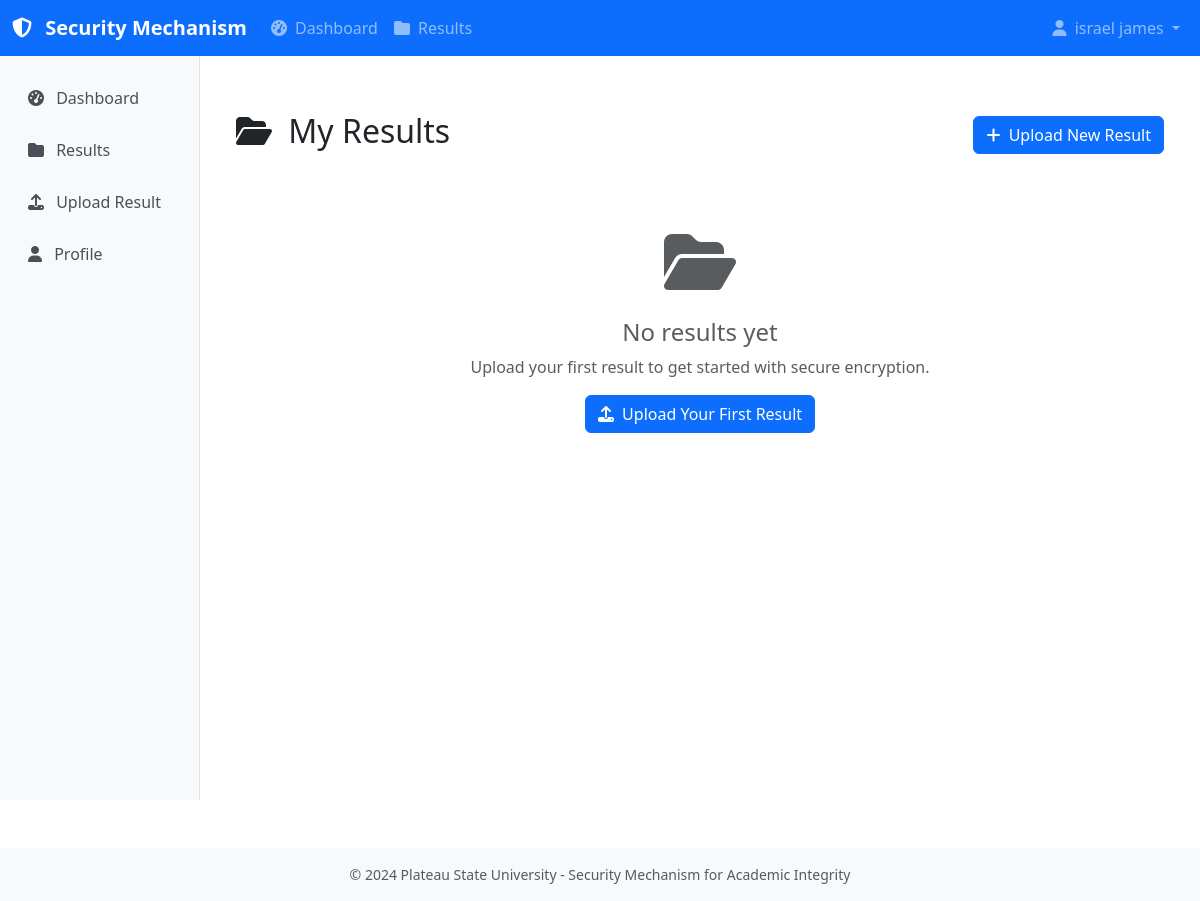
Before: /documents/ (signed in) with the older database file.
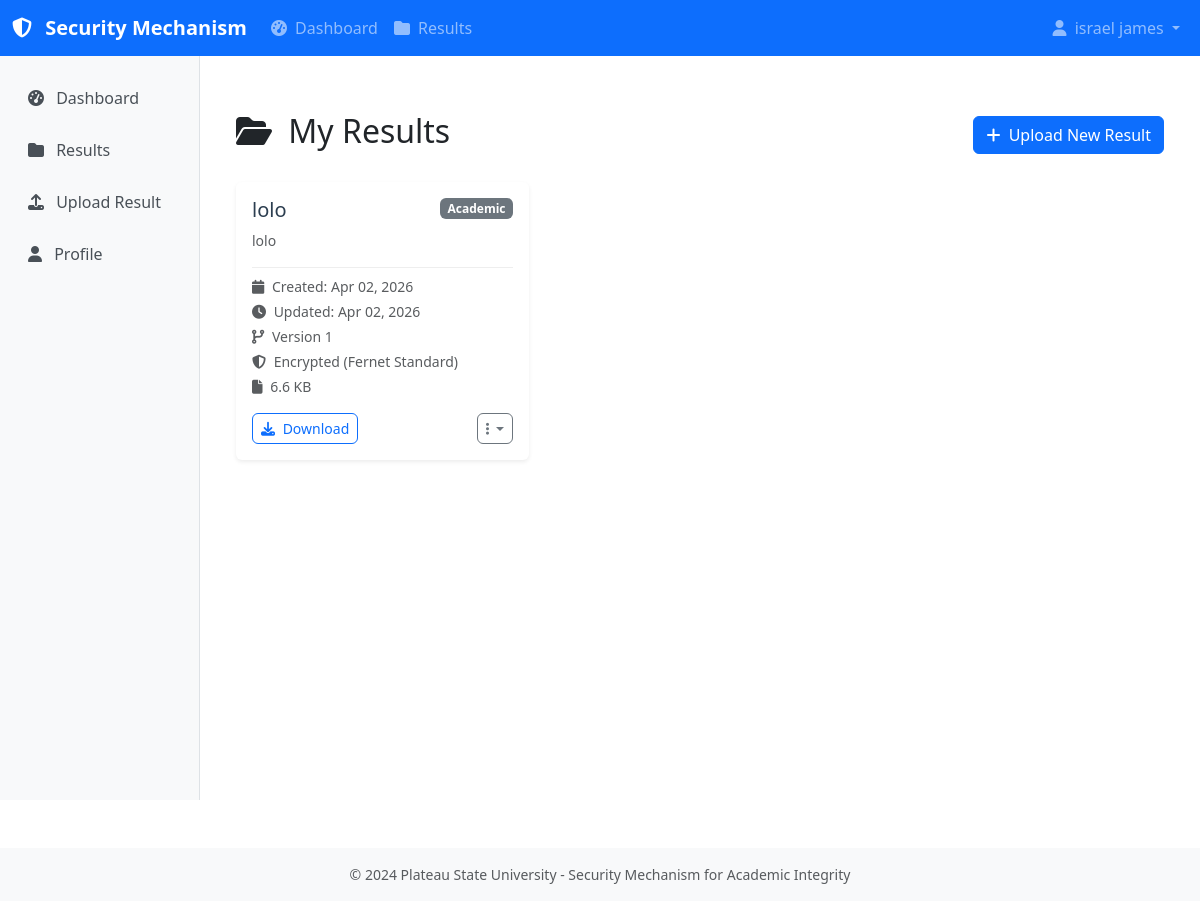
After: the same page with the newer database file.
### documents/models.py (models this page shows, shortened)
class Document(models.Model):
    CATEGORY_CHOICES = [
        ("academic", "Academic"),
        ("research", "Research"),
        ("personal", "Personal"),
        ("administrative", "Administrative"),
    ]
    title = models.CharField(max_length=255)
    description = models.TextField(blank=True)
    owner = models.ForeignKey(
        settings.AUTH_USER_MODEL,
        on_delete=models.CASCADE,
        related_name="documents",
    )
    category = models.CharField(
        max_length=50,
        choices=CATEGORY_CHOICES,
        default="academic",
    )
    encryption_key = models.ForeignKey(
        EncryptionKey,
        on_delete=models.PROTECT,
        null=True,
        blank=True,
        help_text="Encryption key used for this document"
    )
    is_deleted = models.BooleanField(default=False)
    deleted_at = models.DateTimeField(null=True, blank=True)
    created_at = models.DateTimeField(auto_now_add=True)
    updated_at = models.DateTimeField(auto_now=True)
    class Meta:
        ordering = ["-created_at"]
        indexes = [
            models.Index(fields=['owner', 'is_deleted']),
            models.Index(fields=['category', 'created_at']),
        ]
    def get_latest_version(self):
        return self.versions.order_by('-version_number').first()
    def get_file_size_display(self):
        latest_version = self.get_latest_version()
        if latest_version:
            size = latest_version.file_size
            for unit in ['B', 'KB', 'MB', 'GB']:
                if size < 1024:
                    return f"{size:.1f} {unit}"
                size /= 1024
            return f"{size:.1f} TB"
        return "N/A"

class DocumentVersion(models.Model):
    document = models.ForeignKey(
        Document,
        on_delete=models.CASCADE,
        related_name="versions",
    )
    version_number = models.PositiveIntegerField()
    encrypted_file = models.FileField(upload_to="documents/encrypted/")
    original_filename = models.CharField(max_length=255)
    checksum = models.CharField(max_length=128)
    file_size = models.PositiveBigIntegerField()
    integrity_check = models.ForeignKey(
        IntegrityCheck,
        on_delete=models.SET_NULL,
        null=True,
        blank=True,
        help_text="Integrity check result for this version"
    )
    created_at = models.DateTimeField(auto_now_add=True)
    class Meta:
        ordering = ["-version_number"]
        unique_together = ("document", "version_number")
        indexes = [
            models.Index(fields=['document', 'version_number']),
        ]

### encryption/models.py (models this page shows, shortened)
class EncryptionKey(models.Model):
    KEY_TYPES = [
        ('symmetric', 'Symmetric Key'),
        ('asymmetric_public', 'Asymmetric Public Key'),
        ('asymmetric_private', 'Asymmetric Private Key'),
    ]
    id = models.UUIDField(primary_key=True, default=uuid.uuid4, editable=False)
    algorithm = models.ForeignKey(EncryptionAlgorithm, on_delete=models.PROTECT)
    name = models.CharField(max_length=200)
    key_type = models.CharField(max_length=20, choices=KEY_TYPES, default='symmetric')
    key_data = models.TextField(help_text="Encrypted key data")
    salt = models.CharField(max_length=64, blank=True)
    iv = models.CharField(max_length=64, blank=True, help_text="Initialization vector")
    is_active = models.BooleanField(default=True)
    created_by = models.ForeignKey(User, on_delete=models.SET_NULL, null=True)
    created_at = models.DateTimeField(auto_now_add=True)
    expires_at = models.DateTimeField(null=True, blank=True)
    last_used_at = models.DateTimeField(null=True, blank=True)
    revoked_at = models.DateTimeField(null=True, blank=True)
    revoked_by = models.ForeignKey(User, on_delete=models.SET_NULL, null=True, blank=True, related_name='revoked_keys')
    class Meta:
        verbose_name = "Encryption Key"
        verbose_name_plural = "Encryption Keys"

class EncryptionAlgorithm(models.Model):
    ENCRYPTION_MODES = [
        ('fernet', 'Fernet (Standard Security)'),
        ('aes_cbc', 'AES-CBC (High Security)'),
    ]
    name = models.CharField(max_length=100, unique=True)
    slug = models.SlugField(max_length=100, unique=True)
    mode = models.CharField(max_length=20, choices=ENCRYPTION_MODES, default='fernet')
    description = models.TextField(blank=True)
    key_size = models.IntegerField(help_text="Key size in bits")
    is_active = models.BooleanField(default=True)
    created_at = models.DateTimeField(auto_now_add=True)
    updated_at = models.DateTimeField(auto_now=True)
    class Meta:
        verbose_name = "Encryption Algorithm"
        verbose_name_plural = "Encryption Algorithms"

### documents/views.py (the view)
# urls.py: path('', views.document_list, name='document_list'),
def document_list(request):
    if request.user.is_authenticated:
        documents = Document.objects.filter(owner=request.user, is_deleted=False)
    else:
        documents = Document.objects.none()  # Empty queryset for anonymous users
    return render(request, 'documents/document_list.html', {'documents': documents})

### documents/templates/documents/document_list.html (shortened to what this page needs)
{% extends 'base.html' %}
{% load static %}
{% block auth_content %}
<div class="container mt-4">
    <div class="d-flex justify-content-between align-items-center mb-4">
        <h2>
            <i class="fas fa-folder-open me-2"></i>
            My Results
        </h2>
        <a href="{% url 'upload_document' %}" class="btn btn-primary">
            <i class="fas fa-plus me-1"></i>
            Upload New Result
        </a>
    </div>
    {% if documents %}
        <div class="row">
            {% for document in documents %}
                <div class="col-md-6 col-lg-4 mb-4">
                    <div class="card h-100 document-card">
                        <div class="card-body">
                            <div class="d-flex justify-content-between align-items-start mb-2">
                                <h5 class="card-title mb-0">{{ document.title|truncatechars:30 }}</h5>
                                <span class="badge bg-secondary">
                                    {{ document.get_category_display }}
                                </span>
                            </div>
                            {% if document.description %}
                                <p class="card-text text-muted small">
                                    {{ document.description|truncatechars:100 }}
                                </p>
                            {% endif %}
                            <div class="document-meta mb-3">
                                <div class="small text-muted mb-1">
                                    <i class="fas fa-calendar me-1"></i>
                                    Created: {{ document.created_at|date:"M d, Y" }}
                                </div>
                                <div class="small text-muted mb-1">
                                    <i class="fas fa-clock me-1"></i>
                                    Updated: {{ document.updated_at|date:"M d, Y" }}
                                </div>
                                <div class="small text-muted mb-1">
                                    <i class="fas fa-code-branch me-1"></i>
                                    Version {{ document.get_latest_version.version_number }}
                                </div>
                                <div class="small text-muted mb-1">
                                    <i class="fas fa-shield-alt me-1"></i>
                                    {% if document.encryption_key %}
                                        Encrypted ({{ document.encryption_key.algorithm.name }})
                                    {% else %}
                                        Not Encrypted
                                    {% endif %}
                                </div>
                                <div class="small text-muted">
                                    <i class="fas fa-file me-1"></i>
                                    {{ document.get_file_size_display }}
                                </div>
                            </div>
                            <div class="d-flex justify-content-between">
                                <a href="{% url 'download_document' document.pk %}"
                                   class="btn btn-outline-primary btn-sm">
                                    <i class="fas fa-download me-1"></i>
                                    Download
                                </a>
                                <div class="btn-group" role="group">
                                    <button type="button" class="btn btn-outline-secondary btn-sm dropdown-toggle"
                                            data-bs-toggle="dropdown">
                                        <i class="fas fa-ellipsis-v"></i>
                                    </button>
                                </div>
                            </div>
                        </div>
                    </div>
                </div>
            {% endfor %}
        </div>
    {% else %}
        <div class="text-center py-5">
            <div class="mb-4">
                <i class="fas fa-folder-open fa-4x text-muted"></i>
            </div>
            <h4 class="text-muted">No results yet</h4>
            <p class="text-muted">Upload your first result to get started with secure encryption.</p>
            <a href="{% url 'upload_document' %}" class="btn btn-primary">
                <i class="fas fa-upload me-1"></i>
                Upload Your First Result
            </a>
        </div>
    {% endif %}
</div>
{% endblock %}

### templates/base.html (shortened to what this page needs)
<!DOCTYPE html>
<html lang="en">
<head>
    <link href="https://cdn.jsdelivr.net/npm/bootstrap@5.3.0/dist/css/bootstrap.min.css" rel="stylesheet">
    <link href="https://cdnjs.cloudflare.com/ajax/libs/font-awesome/6.4.0/css/all.min.css" rel="stylesheet">
</head>
<body>
    <nav class="navbar navbar-expand-lg navbar-dark bg-primary">
        <div class="container-fluid">
            <a class="navbar-brand" href="{% url 'dashboard' %}">
                <i class="fas fa-shield-alt me-2"></i>
                Security Mechanism
            </a>
            <div class="collapse navbar-collapse" id="navbarNav">
                <ul class="navbar-nav me-auto">
                    {% if user.is_authenticated %}
                        <li class="nav-item">
                            <a class="nav-link" href="{% url 'dashboard' %}">
                                <i class="fas fa-tachometer-alt me-1"></i>
                                Dashboard
                            </a>
                        </li>
                        <li class="nav-item">
                            <a class="nav-link" href="{% url 'document_list' %}">
                                <i class="fas fa-folder me-1"></i>
                                Results
                            </a>
                        </li>
                    {% endif %}
                </ul>
                <ul class="navbar-nav">
                    {% if user.is_authenticated %}
                        <li class="nav-item dropdown">
                            <a class="nav-link dropdown-toggle" href="#" role="button" data-bs-toggle="dropdown">
                                <i class="fas fa-user me-1"></i>
                                {{ user.get_full_name|default:user.username }}
                            </a>
                        </li>
                    {% endif %}
                </ul>
            </div>
        </div>
    </nav>
    {% if user.is_authenticated %}
    <div class="container-fluid">
        <div class="row">
            <nav class="col-md-3 col-lg-2 d-md-block sidebar collapse">
                <div class="position-sticky pt-3">
                    <ul class="nav flex-column">
                        <li class="nav-item">
                            <a class="nav-link" href="{% url 'dashboard' %}">
                                <i class="fas fa-tachometer-alt me-2"></i>
                                Dashboard
                            </a>
                        </li>
                        <li class="nav-item">
                            <a class="nav-link" href="{% url 'document_list' %}">
                                <i class="fas fa-folder me-2"></i>
                                Results
                            </a>
                        </li>
                        <li class="nav-item">
                            <a class="nav-link" href="{% url 'upload_document' %}">
                                <i class="fas fa-upload me-2"></i>
                                Upload Result
                            </a>
                        </li>
                        <li class="nav-item">
                            <a class="nav-link" href="{% url 'profile' %}">
                                <i class="fas fa-user me-2"></i>
                                Profile
                            </a>
                        </li>
                    </ul>
                </div>
            </nav>
            <main class="col-md-9 ms-sm-auto col-lg-10 px-md-4 main-content">
                {% block auth_content %}{% endblock %}
            </main>
        </div>
    </div>
    {% else %}
    <main class="container-fluid py-4">
        {% block content %}{% endblock %}
    </main>
    {% endif %}
    <footer class="bg-light text-center py-3 mt-5">
        <div class="container">
            <p class="text-muted small mb-0">
                &copy; 2024 Plateau State University - Security Mechanism for Academic Integrity
            </p>
        </div>
    </footer>
</body>
</html>

### templates/base.html (style rules this page uses)
.navbar-brand { font-weight: 600; }
.sidebar { min-height: calc(100vh - 56px); background-color: #f8f9fa; border-right: 1px solid #dee2e6; }
.sidebar .nav-link { color: #495057; padding: 0.75rem 1rem; border-radius: 0.25rem; margin: 0.125rem 0; }
.main-content { padding: 2rem; }
.card { border: none; box-shadow: 0 0.125rem 0.25rem rgba(0, 0, 0, 0.075); }
.btn { border-radius: 0.375rem; }

### documents/templates/documents/document_list.html (style rules this page uses)
.document-card { transition: transform 0.2s ease-in-out, box-shadow 0.2s ease-in-out; }
.card-title { color: #2c3e50; }
.document-meta { border-top: 1px solid #eee; padding-top: 0.5rem; }

Changed rows visible on the page:
added Document: title "lolo", category "Academic", description "lolo", created_at "Apr 02, 2026", updated_at "Apr 02, 2026", get_latest_version.version_number "1", encryption_key.algorithm.name "Fernet Standard", file_size "6.6 KB"
Other visible differences:
text no longer shown: "No results yet Upload your first result to get started with secure encryption. Upload Your First Result"
